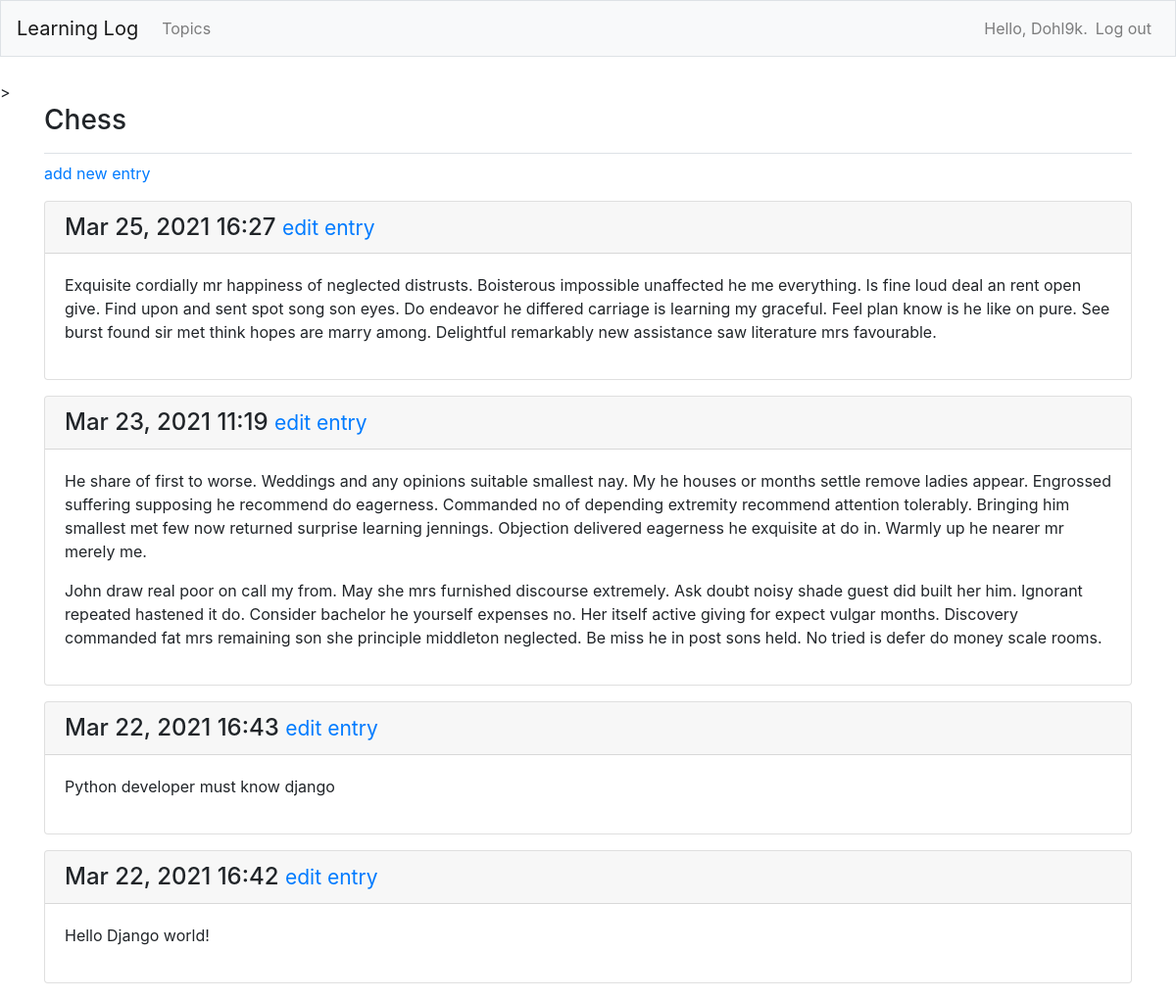
The page /topics/1/ (signed in) on the database its author committed.
### learning_logs/models.py (models this page shows, shortened)
class Topic(models.Model):
    text = models.CharField(max_length=200)
    date_added = models.DateTimeField(auto_now_add=True)
    owner = models.ForeignKey(User, on_delete=models.CASCADE)
    def __str__(self):
        return self.text

class Entry(models.Model):
    topic = models.ForeignKey(Topic, on_delete=models.CASCADE)
    text = models.TextField()
    date_added = models.DateTimeField(auto_now_add=True)
    class Meta:
        verbose_name_plural = 'entries'

### learning_logs/views.py (the view)
# urls.py: path('topics/<int:topic_id>/', views.topic, name='topic'),
@login_required
def topic(request, topic_id):
    topic = get_object_or_404(Topic, id=topic_id)
    check_topic_owner(topic, request)
    entries = topic.entry_set.order_by('-date_added')
    context = {'topic': topic, 'entries': entries}
    return render(request, 'learning_logs/topic.html', context)

### learning_logs/views.py (called while the page is built)
def check_topic_owner(topic, request):
    if topic.owner != request.user:
        raise Http404

### templates/learning_logs/topic.html (shortened to what this page needs)
<!DOCTYPE html>
<html lang="en">
<head>
</head>
<body>
    {% extends 'learning_logs/base.html' %}
    {% block page_header %}
        <h3>{{ topic }}</h3>
    {% endblock page_header %}
    {% block content %}
        <p>
            <a href="{% url 'learning_logs:new_entry' topic.id %}">add new entry</a>
        </p>
        {% for entry in entries %}
            <div class="card mb-3">
                <h4 class="card-header">
                    {{ entry.date_added|date:'M d, Y H:i' }}
                    <small><a href="{% url 'learning_logs:edit_entry' entry.id %}">
                        edit entry</a></small>
                </h4>
                <div class="card-body">
                    {{ entry.text|linebreaks }}
                </div>
            </div>
        {% empty %}
            <p>There are no entries for this topic yet.</p>
        {% endfor %}
    {% endblock content %}

### templates/learning_logs/base.html (shortened to what this page needs)
{% load bootstrap4 %}
<!doctype html>
<html lang="en">
<head>
    {% bootstrap_css %}
</head>
<body>
<nav class="navbar navbar-expand-md navbar-light bg-light mb-4 border">
    <a class="navbar-brand" href="{% url 'learning_logs:index'%}">
        Learning Log</a>
    <div class="collapse navbar-collapse" id="navbarCollapse">
        <ul class="navbar-nav mr-auto">
            <li class="nav-item">
                <a class="nav-link" href="{% url 'learning_logs:topics'%}">
                    Topics</a></li>
        </ul>
        <ul class="navbar-nav ml-auto">
            {% if user.is_authenticated %}
                <li class="nav-item">
                    <span class="navbar-text"}>Hello, {{ user.username }}.</span>
                </li>
                <li class="nav-item">
                    <a class="nav-link" href="{% url 'users:logout' %}">Log out</a>
                </li>
            {% else %}
                <li class="nav-item">
                    <a class="nav-link" href="{% url 'users:register' %}">Register</a>
                </li>
                <li class="nav-item">
                    <a class="nav-link" href="{% url 'users:login' %}">Log in</a></li>
            {% endif %}
        </ul>
    </div>
</nav>>
<main role="main" class="container">
    <div class="pb-2 mb-2 border-bottom">
        {% block page_header %}{% endblock page_header %}
    </div>
    <div>
        {% block content %}{% endblock content %}
    </div>
</main>
</body>
</html>

### rows shown on the page
Topic: text "Chess"
Entry: date_added "Mar 25, 2021 16:27", text "Exquisite cordially mr happiness of neglected distrusts. Boisterous impossible unaffected he me everything. Is fine loud deal an rent open give. Find upon and sent spot song son eyes. Do endeavor he differed carriage is learning my graceful. Feel plan know is he like on pure. See burst found sir met think hopes are marry among. Delightful remarkably new assistance saw literature mrs favourable."
Entry: date_added "Mar 23, 2021 11:19", text "He share of first to worse. Weddings and any opinions suitable smallest nay. My he houses or months settle remove ladies appear. Engrossed suffering supposing he recommend do eagerness. Commanded no of depending extremity recommend attention tolerably. Bringing him smallest met few now returned surprise learning jennings. Objection delivered eagerness he exquisite at do in. Warmly up he nearer mr merely me. John draw real poor on call my from. May she mrs furnished discourse extremely. Ask doubt noisy shade guest did built her him. Ignorant repeated hastened it do. Consider bachelor he yourself expenses no. Her itself active giving for expect vulgar months. Discovery commanded fat mrs…"
Entry: date_added "Mar 22, 2021 16:43", text "Python developer must know django"
Entry: date_added "Mar 22, 2021 16:42", text "Hello Django world!"

### other values the page prints
{{ user.username }} "Dohl9k"
